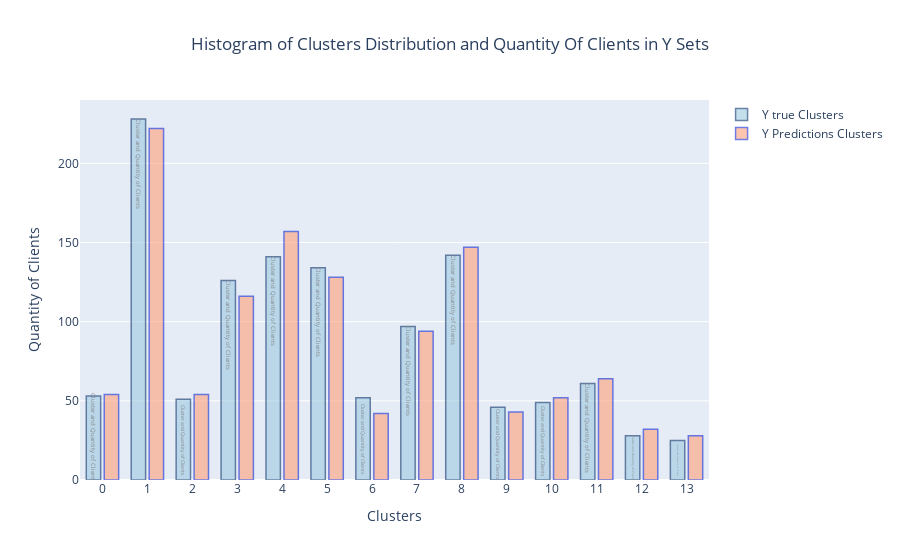

Notebook code cell kept with this figure:
### Code cell
clusters_predictions_histogram(y_test, predictions, 'Y Sets')

### Figure 1 — Plotly figure (JSON) as saved in the notebook; plotly's stock layout.template omitted (floating-point values rounded to 4 significant figures)
{"data": [{"marker": {"color": "rgb(158,202,225)", "line": {"color": "rgb(8,48,107)", "width": 1.5}}, "name": "Y true Clusters", "opacity": 0.6, "text": "Cluster and Quantity of Clients", "type": "bar", "x": [0, 1, 2, 3, 4, 5, 6, 7, 8, 9, 10, 11, 12, 13], "y": [53, 228, 51, 126, 141, 134, 52, 97, 142, 46, 49, 61, 28, 25]}, {"marker": {"color": "lightsalmon", "line": {"color": "rgb(18,38,207)", "width": 1.5}}, "name": "Y Predictions Clusters", "opacity": 0.6, "type": "bar", "x": [0, 1, 2, 3, 4, 5, 6, 7, 8, 9, 10, 11, 12, 13], "y": [54, 222, 54, 116, 157, 128, 42, 94, 147, 43, 52, 64, 32, 28]}], "layout": {"bargroupgap": 0.2, "barmode": "group", "title": {"text": "Histogram of Clusters Distribution and Quantity Of Clients in Y Sets", "x": 0.5}, "xaxis": {"title": {"text": "Clusters"}, "type": "category"}, "yaxis": {"title": {"text": "Quantity of Clients"}}}}
